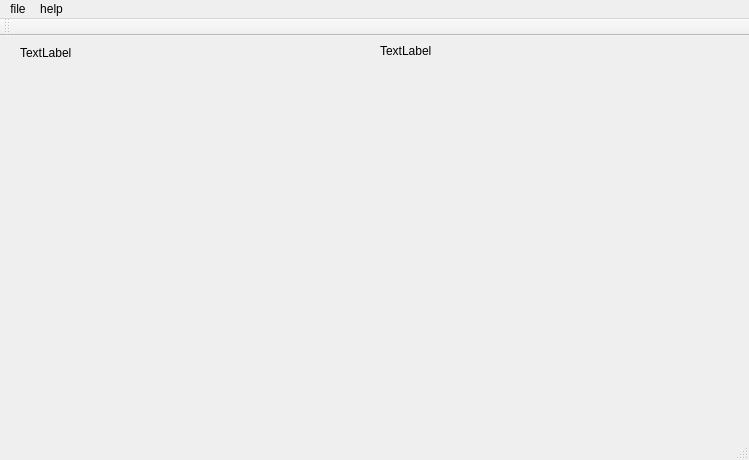
<?xml version="1.0" encoding="UTF-8"?>
<ui version="4.0">
 <class>MainWindow</class>
 <widget class="QMainWindow" name="MainWindow">
  <property name="geometry">
   <rect>
    <x>0</x>
    <y>0</y>
    <width>749</width>
    <height>460</height>
   </rect>
  </property>
  <property name="windowTitle">
   <string>MainWindow</string>
  </property>
  <widget class="QWidget" name="centralWidget">
   <widget class="QLabel" name="label">
    <property name="geometry">
     <rect>
      <x>20</x>
      <y>6</y>
      <width>91</width>
      <height>21</height>
     </rect>
    </property>
    <property name="text">
     <string>TextLabel</string>
    </property>
   </widget>
   <widget class="QLabel" name="label_2">
    <property name="geometry">
     <rect>
      <x>380</x>
      <y>6</y>
      <width>65</width>
      <height>17</height>
     </rect>
    </property>
    <property name="text">
     <string>TextLabel</string>
    </property>
   </widget>
  </widget>
  <widget class="QMenuBar" name="menuBar">
   <property name="geometry">
    <rect>
     <x>0</x>
     <y>0</y>
     <width>749</width>
     <height>27</height>
    </rect>
   </property>
   <widget class="QMenu" name="menuFile">
    <property name="title">
     <string>file</string>
    </property>
   </widget>
   <widget class="QMenu" name="menuHelp">
    <property name="title">
     <string>help</string>
    </property>
   </widget>
   <addaction name="menuFile"/>
   <addaction name="menuHelp"/>
  </widget>
  <widget class="QToolBar" name="mainToolBar">
   <attribute name="toolBarArea">
    <enum>TopToolBarArea</enum>
   </attribute>
   <attribute name="toolBarBreak">
    <bool>false</bool>
   </attribute>
  </widget>
  <widget class="QStatusBar" name="statusBar"/>
 </widget>
 <layoutdefault spacing="6" margin="11"/>
 <resources/>
 <connections/>
</ui>
